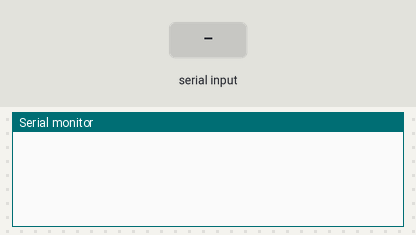
Simulated run of this sketch. Board: Arduino Uno, built with avr-gcc and run on an emulated ATmega328P. Shown: the last lines printed to the serial monitor. The inputs (shaded band) are chosen by the test bench. Random numbers use the default seed unless the sketch sets one; the modem accepts every AT command (registered, SIM ready, sends succeed) and sends nothing else.

Above: at 1.3 s.
1.4 s: "s" received over Serial
At 4.2 s:
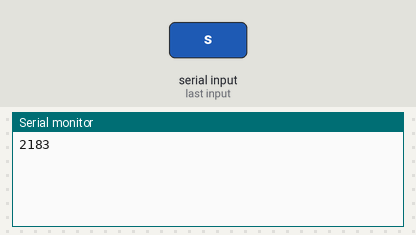
4.4 s: "s" received over the second serial link
At 5.3 s:
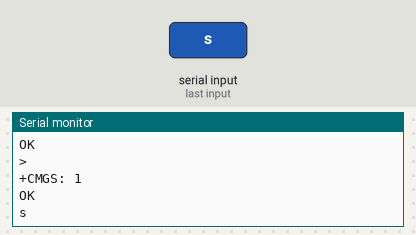
6.0 s: "r" received over the second serial link
At 7.1 s:
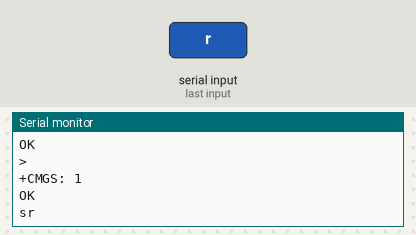

Measured:
- after the input at 1.4 s, the serial monitor: prints a new line after 2.0 s (image 1)
- after the input at 4.4 s, the serial monitor: prints a new line after 0.21 s (image 2)
- after the input at 6.0 s, the serial monitor: prints a new line at once (image 3)

The sketch:

gsm_test.ino
```cpp
#include<SoftwareSerial.h>
 long randNumber;

SoftwareSerial mySerial1 (2,3);

void setup()
{
  mySerial1.begin(9600);   // Setting the baud rate of GSM Module
  Serial.begin(9600);    // Setting the baud rate of Serial Monitor (Arduino)
  delay(100);
  randomSeed(analogRead(0));
}


void loop()
{
  if (Serial.available()>0)
   switch(Serial.read())
  {
    case 's':
      mySerial1.println("AT+CMGF=1");    //Sets the GSM Module in Text Mode
     delay(1000);  // Delay of 1 second
     mySerial1.println("AT+CMGS=\"+916380359193\"\r"); // Replace x with mobile number
     delay(1000);
     randNumber = random(999,9999);
     Serial.println(randNumber);
     mySerial1.println("Temperature is:");// The SMS text you want to send
     mySerial1.println("91.40F");
     mySerial1.println("BPM is");
     mySerial1.println("66");
     delay(100);
     mySerial1.println((char)26);// ASCII code of CTRL+Z for saying the end of sms to  the module
      delay(1000);
      break;


    case 'r':
      mySerial1.println("AT+CNMI=2,2,0,0,0"); // AT Command to receive a live SMS
      delay(1000);
      break;
  }

 if (mySerial1.available()>0)
   Serial.write(mySerial1.read());
}
```
